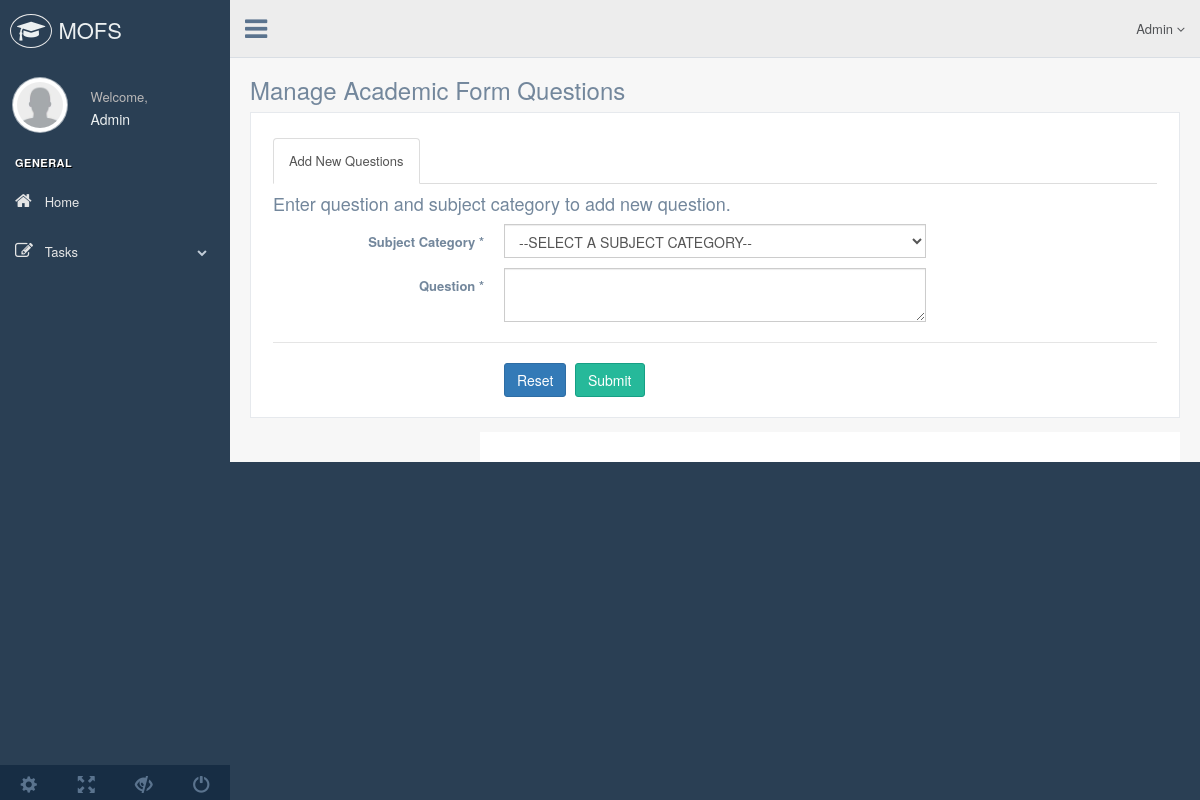
Page /manage_acad_questions.php (signed in) on the earlier database version.
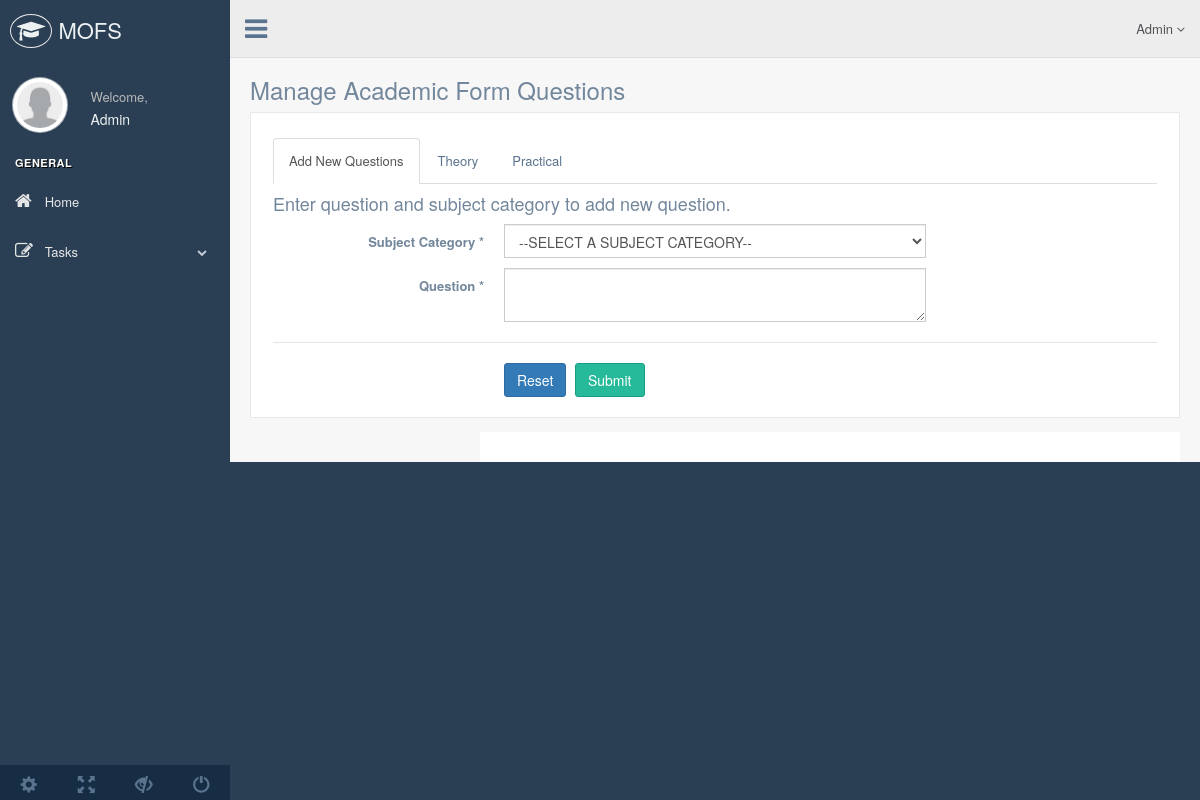
Same page on the later database version.
### tables this page shows
CREATE TABLE `sub_category` (
  `id` int(11) NOT NULL,
  `name` varchar(20) NOT NULL
);

### bin/lib/csrf.class.php (called while the page is built, shortened)
<?php
	class csrf
	{
		public function form_names($names, $regenerate)
		{
	        $values = array();
	        foreach ($names as $n)
	        {
	                $s = isset($_SESSION[$n]) ? $_SESSION[$n] : $this->random(10);
	                $values[$n] = $s;
	        }
	        return $values;
		}
		private function random($len)
		{
	        if (function_exists('openssl_random_pseudo_bytes'))
	        {
	                $byteLen = intval(($len / 2) + 1);
	                $return = substr(bin2hex(openssl_random_pseudo_bytes($byteLen)), 0, $len);
	        }
	        elseif (@is_readable('/dev/urandom'))
	        {
	                $f=fopen('/dev/urandom', 'r');
	                $urandom=fread($f, $len);
	                fclose($f);
	                $return = '';
	        }
	        return $return;
		}
	}
?>

### manage_acad_questions.php (the view, shortened to what this page needs)
<?php
	require_once 'bin/config/dbcon.php';
	require_once 'bin/lib/csrf.class.php';
	$csrf = new csrf();
	$form_names = $csrf->form_names(array('sub_id', 'ques'), false);
?>
<!DOCTYPE html>
<html lang="en">
 <?php include("theme/head.php");?>
    <link href="vendors/datatables.net-bs/css/dataTables.bootstrap.min.css" rel="stylesheet">
    <link href="vendors/datatables.net-buttons-bs/css/buttons.bootstrap.min.css" rel="stylesheet">
    <link href="vendors/datatables.net-fixedheader-bs/css/fixedHeader.bootstrap.min.css" rel="stylesheet">
    <link href="vendors/datatables.net-responsive-bs/css/responsive.bootstrap.min.css" rel="stylesheet">
    <link href="vendors/datatables.net-scroller-bs/css/scroller.bootstrap.min.css" rel="stylesheet">
  <body class="nav-md">
    <div class="container body">
      <div class="main_container">
        <div class="col-md-3 left_col">
			<?php include("theme/leftsidebar.php");?>
			<?php include("theme/navbar.php");?>
		<div class="right_col" role="main">
          <div class="">
            <div class="page-title">
              <div class="title_left">
                <h3>Manage Academic Form Questions</h3>
              </div>
            </div>
            <div class="clearfix"></div>
            <div class="row">
              <div class="col-md-12 col-sm-12 col-xs-12">
                <div class="x_panel">
                  <div class="x_content" id="user_container">
					<div class="container">
  <ul class="nav nav-tabs">
    <li class="active"><a data-toggle="tab" href="#home">Add New Questions</a></li>
<?php
	$sub_cat_fetch_query = "SELECT * FROM `sub_category`";
	if($res = mysqli_query($dbcon,$sub_cat_fetch_query))
	{
		while($row = mysqli_fetch_assoc($res))
		{
?>
			<li><a data-toggle="tab" onclick="load_questions('<?php echo $row['id'] ?>','<?php echo $row['name'] ?>')" href="#<?php echo $row['id'].$row['name']; ?>"><?php echo $row['name']; ?></a></li>
<?php
		}
	}
?>
  </ul>
  <div class="tab-content">
    <div id="home" class="tab-pane fade in active">
      <h2>Enter question and subject category to add new question.</h2>
      <form method="POST" action="manage_acad_questions.php" id="demo-form2" data-parsley-validate class="form-horizontal form-label-left">
      <div class="form-group">
        <label class="control-label col-md-3 col-sm-3 col-xs-12" for="subject_cat">
		Subject Category <span class="required">*</span>
        </label>
        <div class="col-md-6 col-sm-6 col-xs-12">
		<select id="subject_cat" type="text" name="<?= $form_names['sub_id']; ?>" class="form-control col-md-7 col-xs-12" required>
			<option value=""> --SELECT A SUBJECT CATEGORY--</option>
		</select>
        </div>
      </div>
      <div class="item form-group">
        <label class="control-label col-md-3 col-sm-3 col-xs-12" for="ques">Question  <span class="required">*</span>
        </label>
        <div class="col-md-6 col-sm-6 col-xs-12">
			<textarea id="ques" type="text" name="<?= $form_names['ques']; ?>" class="form-control col-md-7 col-xs-12" required ></textarea>
        </div>
      </div>
	  <div class="ln_solid"></div>
      <div class="form-group">
        <div class="col-md-6 col-sm-6 col-xs-12 col-md-offset-3">
		  <button class="btn btn-primary" type="reset" onclick="reset()">Reset</button>
          <button type="submit" name="add_ques" class="btn btn-success">Submit</button>
        </div>
      </div>
    </form>
    </div>
  </div>
</div>
                  </div>
                </div>
              </div>
          </div>
        </div>
			<?php include("theme/footer.php");?>
      </div>
    </div>
    </div>
  </body>
</html>

### theme/head.php (shortened to what this page needs)
<head>
   <link href="vendors/bootstrap/dist/css/bootstrap.min.css" rel="stylesheet">
   <link href="vendors/font-awesome/css/font-awesome.min.css" rel="stylesheet">
   <link href="vendors/nprogress/nprogress.css" rel="stylesheet">
   <link href="vendors/iCheck/skins/flat/green.css" rel="stylesheet">
   <link href="vendors/bootstrap-progressbar/css/bootstrap-progressbar-3.3.4.min.css" rel="stylesheet">
   <link href="vendors/jqvmap/dist/jqvmap.min.css" rel="stylesheet"/>
   <link href="vendors/bootstrap-daterangepicker/daterangepicker.css" rel="stylesheet">
   <link href="assets/css/custom.min.css" rel="stylesheet">
 </head>

### theme/leftsidebar.php (shortened to what this page needs)
<div class="left_col scroll-view">
           <div class="navbar nav_title" style="border: 0;">
             <a href="index.php" class="site_title"><i class="fa fa-graduation-cap "></i> <span>MOFS</span></a>
           </div>
           <div class="profile clearfix">
             <div class="profile_pic">
               <img src="assets/images/user.png" alt="..." class="img-circle profile_img">
             </div>
             <div class="profile_info">
               <span>Welcome,</span>
               <h2><?= $_SESSION['current_user']['name']; ?></h2>
             </div>
           </div>
           <br />
           <div id="sidebar-menu" class="main_menu_side hidden-print main_menu">
             <div class="menu_section">
               <h3>General</h3>
               <ul class="nav side-menu">
                 <li><a href="index.php"><i class="fa fa-home"></i> Home </a>
                 </li>
                 <li><a><i class="fa fa-edit"></i> Tasks <span class="fa fa-chevron-down"></span></a>
                 </li>
               </ul>
             </div>
           </div>
           <div class="sidebar-footer hidden-small">
             <a data-toggle="tooltip" data-placement="top" title="Settings">
               <span class="glyphicon glyphicon-cog" aria-hidden="true"></span>
             </a>
             <a data-toggle="tooltip" data-placement="top" title="FullScreen">
               <span class="glyphicon glyphicon-fullscreen" aria-hidden="true"></span>
             </a>
             <a data-toggle="tooltip" data-placement="top" title="Lock">
               <span class="glyphicon glyphicon-eye-close" aria-hidden="true"></span>
             </a>
             <a data-toggle="tooltip" data-placement="top" title="Logout" href="logout.php">
               <span class="glyphicon glyphicon-off" aria-hidden="true"></span>
             </a>
           </div>
         </div>
       </div>

### theme/navbar.php (shortened to what this page needs)
<div class="top_nav">
  <div class="nav_menu">
    <nav>
      <div class="nav toggle">
        <a id="menu_toggle"><i class="fa fa-bars"></i></a>
      </div>
      <ul class="nav navbar-nav navbar-right">
        <li class="">
          <a href="javascript:;" class="user-profile dropdown-toggle" data-toggle="dropdown" aria-expanded="false">
            <?= $_SESSION['current_user']['name']; ?>
            <span class=" fa fa-angle-down"></span>
          </a>
        </li>
        </ul>
    </nav>
  </div>
</div>

### theme/footer.php (shortened to what this page needs)
<footer>
</footer>

Differences in the rows shown:
added sub_category: name "Theory"
added sub_category: name "Practical"
